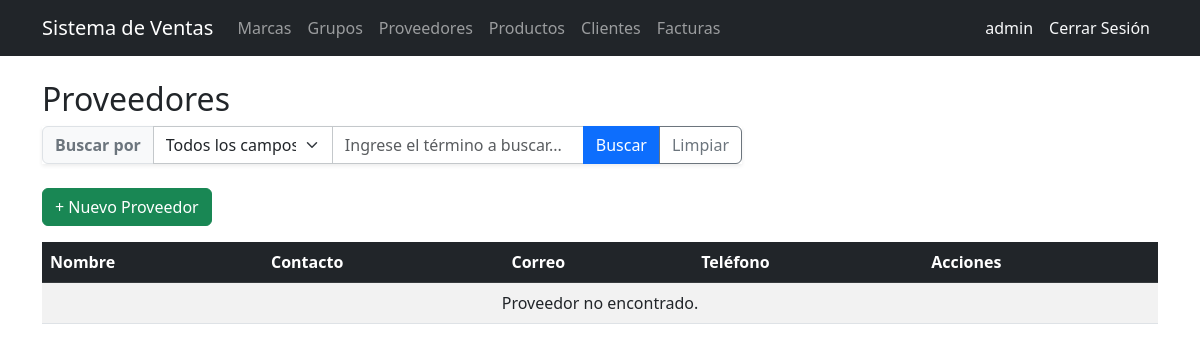
The app's page /suppliers/ (signed in), older data.
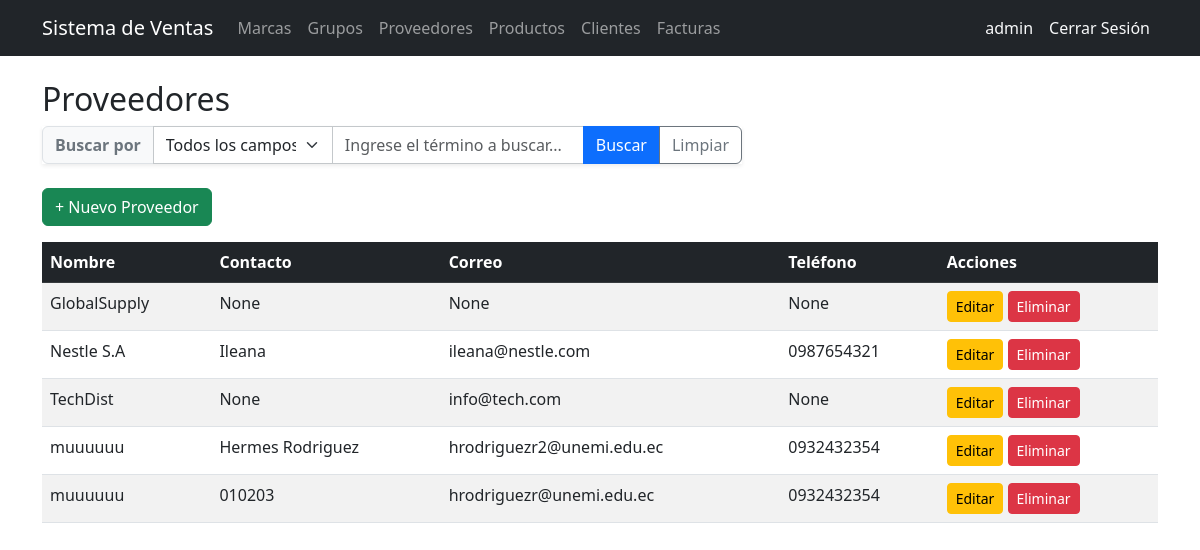
The same page, newer data.
### billing/models.py (models this page shows, shortened)
class Supplier(models.Model):
    name = models.CharField(max_length=200, verbose_name='Company Name')
    contact_name = models.CharField(max_length=200, blank=True, null=True)
    email = models.EmailField(blank=True, null=True)
    phone = models.CharField(max_length=20, blank=True, null=True)
    address = models.TextField(blank=True, null=True)
    is_active = models.BooleanField(default=True)
    created_at = models.DateTimeField(auto_now_add=True)
    updated_at = models.DateTimeField(auto_now=True)
    class Meta:
        verbose_name = 'Supplier'
        verbose_name_plural = 'Suppliers'
        ordering = ['name']

### billing/views.py (the view, shortened to what this page needs)
# urls.py: path('suppliers/', views.SupplierListView.as_view(), name='supplier_list'),
class SupplierListView(LoginRequiredMixin, ListView):
    model = Supplier
    template_name = 'billing/supplier_list.html'
    context_object_name = 'items'
    def get_queryset(self):
        queryset = super().get_queryset()
        search_field = self.request.GET.get('search_field', 'all').strip()
        search_value = self.request.GET.get('search_value', '').strip()
        return queryset
    def get_context_data(self, **kwargs):
        context = super().get_context_data(**kwargs)
        context['search_field'] = self.request.GET.get('search_field', 'all').strip()
        context['search_value'] = self.request.GET.get('search_value', '').strip()
        return context

### billing/templates/billing/supplier_list.html (shortened to what this page needs)
{% extends 'billing/base.html' %}
{% block content %}
<h2>Proveedores</h2>
<form method="get" class="mb-4">
  <div class="input-group shadow-sm" style="max-width: 700px;">
    <span class="input-group-text bg-light fw-bold text-secondary">Buscar por</span>
    <select name="search_field" id="search_field" class="form-select border-secondary-subtle" style="max-width: 180px;">
      <option value="all" {% if search_field == 'all' or not search_field %}selected{% endif %}>Todos los campos</option>
    </select>
    <input type="text" name="search_value" id="search_value" class="form-control border-secondary-subtle" placeholder="Ingrese el término a buscar..." value="{{ search_value|default:'' }}">
    <button type="submit" class="btn btn-primary">Buscar</button>
    <a href="{% url 'billing:supplier_list' %}" class="btn btn-outline-secondary">Limpiar</a>
  </div>
</form>
<div class="mb-3">
  <a href="{% url 'billing:supplier_create' %}" class="btn btn-success">+ Nuevo Proveedor</a>
</div>
<table class="table table-striped table-hover">
  <thead class="table-dark">
    <tr>
      <th>Nombre</th>
      <th>Contacto</th>
      <th>Correo</th>
      <th>Teléfono</th>
      <th>Acciones</th>
    </tr>
  </thead>
  <tbody>
    {% for item in items %}
    <tr>
      <td>{{ item.name }}</td>
      <td>{{ item.contact_name }}</td>
      <td>{{ item.email }}</td>
      <td>{{ item.phone }}</td>
      <td>
        <a href="{% url 'billing:supplier_update' item.pk %}" class="btn btn-sm btn-warning">Editar</a>
        <a href="{% url 'billing:supplier_delete' item.pk %}" class="btn btn-sm btn-danger">Eliminar</a>
      </td>
    </tr>
    {% empty %}
    <tr>
      <td colspan="5" class="text-center">Proveedor no encontrado.</td>
    </tr>
    {% endfor %}
  </tbody>
</table>
{% endblock %}

Row changes from the older to the newer data that the page shows:
added Supplier: name "GlobalSupply", contact_name "None", email "None", phone "None"
added Supplier: name "Nestle S.A", contact_name "Ileana", email "ileana@nestle.com", phone "0987654321"
added Supplier: name "TechDist", contact_name "None", email "info@tech.com", phone "None"
added Supplier: name "muuuuuu", contact_name "Hermes Rodriguez", email "hrodriguezr2@unemi.edu.ec", phone "0932432354"
added Supplier: name "muuuuuu", contact_name "010203", email "hrodriguezr@unemi.edu.ec", phone "0932432354"
Text that changed along with them:
text no longer shown: "Proveedor no encontrado."
